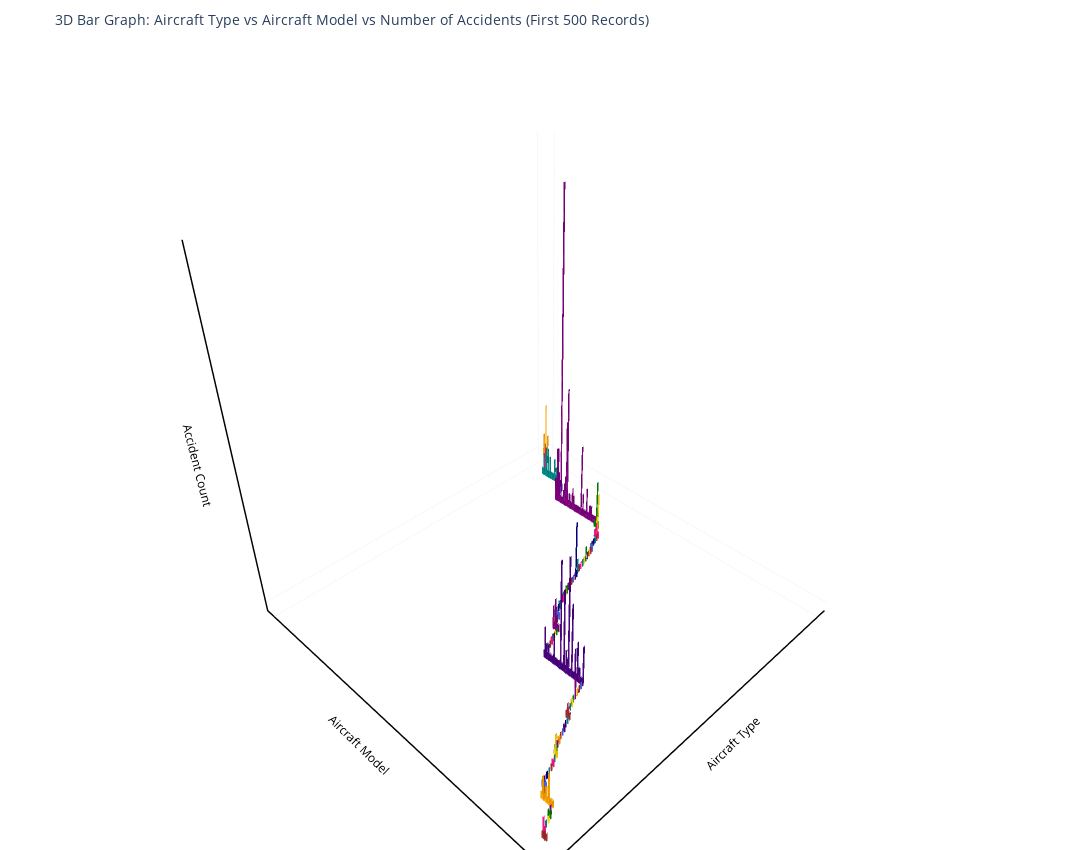

Write notebook code for a chart like this one.
### Code cell
import plotly.graph_objects as go
import pandas as pd
fig = go.Figure()

# 🎨 Color palette for each aircraft type
color_map = {
    aircraft: color for aircraft, color in zip(
        aircraft_types,
        ['royalblue', 'firebrick', 'orange', 'purple', 'green', 'gold',
         'teal', 'deeppink', 'brown', 'darkcyan', 'navy', 'indigo'] * 10
    )
}

# ⚙️ Bar dimensions
bar_width = 0.4
bar_depth = 0.4

# 🚀 Add bars
for xi, yi, zi in zip(xpos_flat, ypos_flat, dz_flat):
    if zi == 0:
        continue
    aircraft = aircraft_types[xi]
    model = aircraft_models[yi]

    # ✍ Hover text
    hover_text = f"<b>Aircraft Type:</b> {aircraft}<br><b>Aircraft Model:</b> {model}<br><b>Number of Accidents:</b> {zi}"

    # 🔲 Cuboid corners for 3D bar
    x_corners = [xi-bar_width/2, xi-bar_width/2, xi+bar_width/2, xi+bar_width/2,
                 xi-bar_width/2, xi-bar_width/2, xi+bar_width/2, xi+bar_width/2]
    y_corners = [yi-bar_depth/2, yi+bar_depth/2, yi+bar_depth/2, yi-bar_depth/2,
                 yi-bar_depth/2, yi+bar_depth/2, yi+bar_depth/2, yi-bar_depth/2]
    z_corners = [0, 0, 0, 0, zi, zi, zi, zi]

    # 🎨 Add colored 3D bar
    fig.add_trace(go.Mesh3d(
        x=x_corners,
        y=y_corners,
        z=z_corners,
        color=color_map[aircraft],
        opacity=0.85,
        i=[0, 0, 0, 1, 2, 4, 5, 6, 4, 5, 1, 2],
        j=[1, 2, 3, 5, 6, 5, 6, 7, 0, 1, 5, 6],
        k=[5, 6, 7, 6, 7, 1, 2, 3, 5, 6, 0, 1],
        name=f"{aircraft}",
        hovertemplate=hover_text
    ))

# 🎛 Layout: only show titles, hide tick labels
fig.update_layout(
    title=dict(
        text='3D Bar Graph: Aircraft Type vs Aircraft Model vs Number of Accidents (First 500 Records)',
        font=dict(size=14)
    ),
    width=1400,
    height=850,
    scene=dict(
        xaxis=dict(
            title=dict(text='Aircraft Type', font=dict(size=12, color='black')),
            tickvals=[],
            ticktext=[],
            showticklabels=False,
            showline=True,
            linecolor='black',
            linewidth=3
        ),
        yaxis=dict(
            title=dict(text='Aircraft Model', font=dict(size=12, color='black')),
            tickvals=[],
            ticktext=[],
            showticklabels=False,
            showline=True,
            linecolor='black',
            linewidth=3
        ),
        zaxis=dict(
            title=dict(text='Accident Count', font=dict(size=12, color='black')),
            tickvals=[],
            ticktext=[],
            showticklabels=False,
            showline=True,
            linecolor='black',
            linewidth=3
        )
    ),
    margin=dict(l=0, r=0, b=0, t=50),
    template='plotly_white',
    showlegend=False
)

fig.show()
